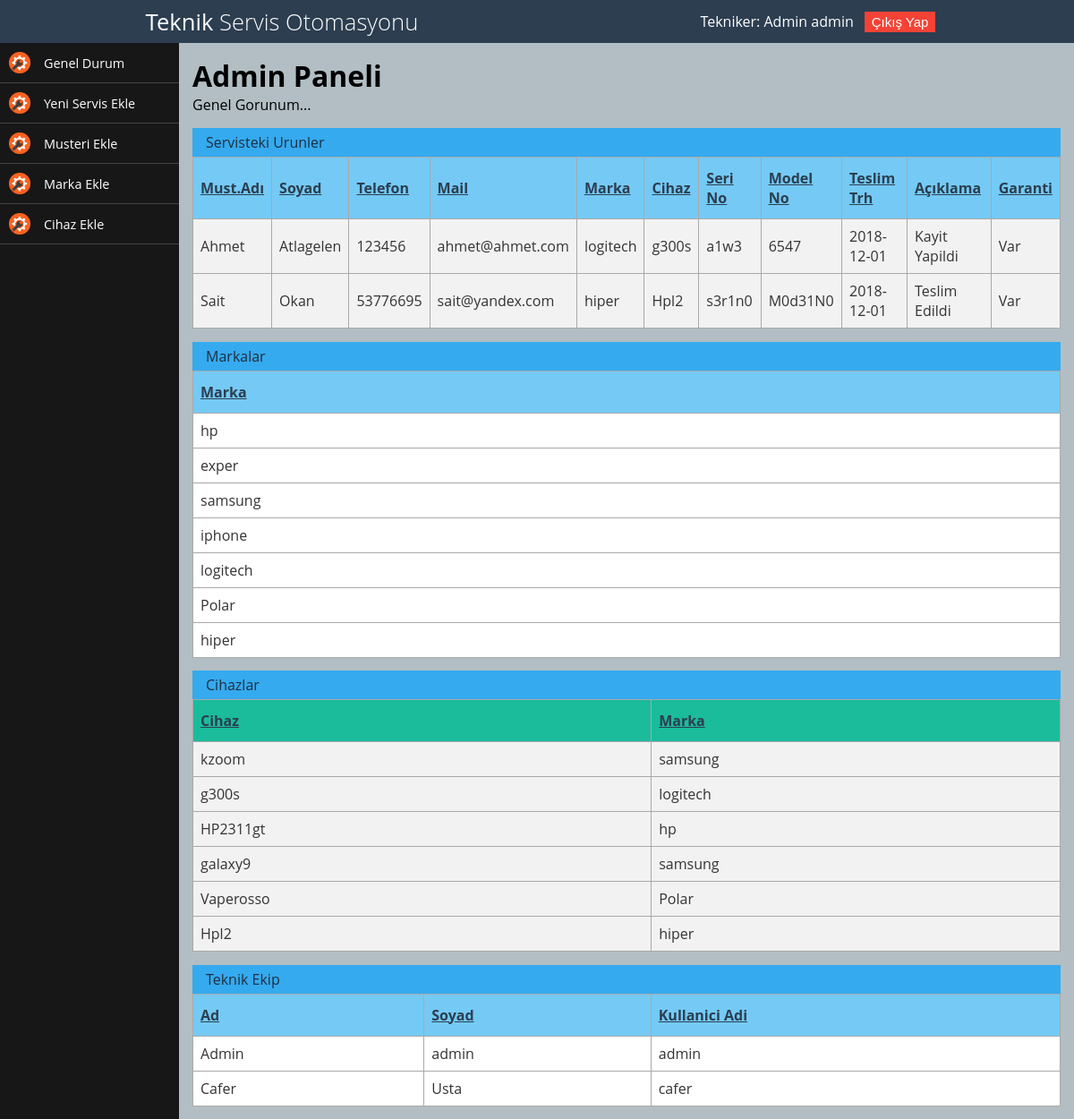
The app's page /panel/teknikerpanel.php (signed in) with its own data.
### tables this page shows
CREATE TABLE `servis` (
  `id` int(11) NOT NULL,
  `musteriid` int(11) NOT NULL,
  `markaid` int(11) NOT NULL,
  `cihazid` int(11) NOT NULL,
  `yetkiliid` int(11) NOT NULL,
  `serino` varchar(50) NOT NULL,
  `modelno` varchar(50) NOT NULL,
  `teslimtarihi` date NOT NULL,
  `aciklama` varchar(50) NOT NULL,
  `garanti` tinyint(1) NOT NULL
);

CREATE TABLE `musteri` (
  `idmusteri` int(11) NOT NULL,
  `ad` varchar(50) NOT NULL,
  `soyad` varchar(50) NOT NULL,
  `telefon` int(20) NOT NULL,
  `mail` varchar(50) NOT NULL,
  `adres` varchar(150) NOT NULL
);

CREATE TABLE `marka` (
  `idmarka` int(11) NOT NULL,
  `markaadi` varchar(100) NOT NULL
);

CREATE TABLE `cihaz` (
  `idcihaz` int(11) NOT NULL,
  `cihazadi` varchar(50) NOT NULL,
  `markaid` int(11) NOT NULL
);

CREATE TABLE `yetkili` (
  `id` int(11) NOT NULL,
  `kadi` varchar(50) NOT NULL,
  `sifre` varchar(50) NOT NULL,
  `ad` varchar(50) NOT NULL,
  `soyad` varchar(50) NOT NULL
);

### panel/servis.php (the view, shortened to what this page needs)
<table id="servis">
        <tr >
            <th>Must.Adı</th>
            <th>Soyad</th>
            <th>Telefon</th>
            <th>Mail</th>
            <th>Marka</th>
            <th>Cihaz</th>
            <th>Seri No</th>
            <th>Model No</th>
            <th>Teslim Trh</th>
            <th>Açıklama</th>
            <th>Garanti</th>
        </tr>
    <?php
     require_once "../baglan.php";
            $liste = $conn->query(" SELECT * FROM servis INNER JOIN musteri ON musteri.idmusteri=servis.musteriid
                                    INNER JOIN cihaz ON servis.cihazid=cihaz.idcihaz
                                    INNER JOIN marka ON servis.markaid=marka.idmarka",PDO::FETCH_ASSOC);
                foreach ($liste as $row) {
                    echo "<tr>";
                    echo "<td>" . $row["ad"] . "</td>";
                    echo "<td>" . $row["soyad"] . "</td>";
                    echo "<td>" . $row["telefon"] . "</td>";
                    echo "<td>" . $row["mail"] . "</td>";
                    echo "<td>" . $row["markaadi"] . "</td>";
                    echo "<td>" . $row["cihazadi"] . "</td>";
                    echo "<td>" . $row["serino"] . "</td>";
                    echo "<td>" . $row["modelno"] . "</td>";
                    echo "<td>" . $row["teslimtarihi"] . "</td>";
                    echo "<td>" . $row["aciklama"] . "</td>";
                    if ($row["garanti"] == 1) {
                        echo "<td>" . "Var" . "</td>";
                    } else {
                        echo "<td>" . "Yok" . "</td>";
                    }
                    echo "<tr>";
                }
     ?>
</table>

### panel/teknikerpanel.php (shortened to what this page needs)
<?php
if(isset($_SESSION['uname'])){
?>
<!doctype html>
<html lang="en">
<head>
    <link rel="stylesheet" href="../css-js/tekniker.css">
</head>
<body>
<div id="header">
    <?php include "header.php"; ?>
</div>
<div id="container">
<?php include "sidebar.php"; ?>
    <div class="content">
        <?php include "maincontent.php"; ?>
    </div>
</div>
</body>
</html>
<?php
}
else{
    include "../yonlendirme.php";
    yonlendir('index.php');
}
?>

### panel/header.php
<div class="logo">
    <a href="#">Teknik <span>Servis Otomasyonu</span></a>
</div>
<div class="bilgiler">
    <span>  <?php echo "Tekniker: ". $_SESSION["ad"]." ".$_SESSION["soyad"]." " ; ?></span>
    <form action="cikis.php">
        <button id="cikisbtn" name="cikisbtn"> Çıkış Yap</button>
    </form>
</div>

### panel/sidebar.php
<div class="sidebar">
    <ul id="nav">
        <li  >
            <a href="teknikerpanel.php">   <img src="../img/menu.ico" width="24" height="24" > Genel Durum</a>
        </li>
        <li>
            <a href="servisekle.php"> <img src="../img/menu.ico" width="24" height="24" > Yeni Servis Ekle</a>
        </li>
        <li>
            <a href="musteriekle.php"> <img src="../img/menu.ico" width="24" height="24" > Musteri Ekle</a>
        </li>
        <li >
            <a href="markaekle.php"><img src="../img/menu.ico" width="24" height="24" >Marka Ekle</a>
        </li>
        <li>
            <a href="cihazekle.php"> <img src="../img/menu.ico" width="24" height="24" > Cihaz Ekle</a>
        </li>
    </ul>
</div>

### panel/maincontent.php (shortened to what this page needs)
<h1>Admin Paneli</h1>
<span>Genel Gorunum...</span>
<div id="box">
    <div class="box-top">Servisteki Urunler</div>
    <div class="box-panel">
        <?php include "servis.php"; ?>
    </div>
</div>
<div id="box">
    <div class="box-top">Markalar </div>
    <div class="box-panel">
        <?php include "marka.php"; ?>
    </div>
</div>
<div id="box">
    <div class="box-top">Cihazlar</div>
    <div class="box-panel">
        <?php include "cihaz.php"; ?>
    </div>
</div>
<div id="box">
    <div class="box-top">Teknik Ekip</div>
    <div class="box-panel">
        <?php include "ekip.php"; ?>
    </div>
</div>

### panel/marka.php (shortened to what this page needs)
<table id="marka">
    <tr >
        <th>Marka</th>
    </tr>
    <?php
    require_once "../baglan.php";
    $liste = $conn->query(" SELECT * FROM marka ", PDO::FETCH_ASSOC);
    foreach ($liste as $row) {
        echo "<tr>";
        echo "<td>" . $row["markaadi"] . "</td>";
        echo "<tr>";
    }
    ?>
</table>

### panel/cihaz.php (shortened to what this page needs)
<table id="cihaz">
    <tr >
        <th>Cihaz</th>
        <th>Marka</th>
    </tr>
    <?php
    require_once "../baglan.php";
    $liste = $conn->query(" SELECT * FROM cihaz INNER JOIN marka on cihaz.markaid=marka.idmarka", PDO::FETCH_ASSOC);
    foreach ($liste as $row) {
        echo "<tr>";
        echo "<td>" . $row["cihazadi"] . "</td>";
        echo "<td>" . $row["markaadi"] . "</td>";
        echo "<tr>";
    }
    ?>
</table>

### panel/ekip.php (shortened to what this page needs)
<table id="ekip">
    <tr >
        <th>Ad</th>
        <th>Soyad</th>
        <th>Kullanici Adi</th>
    </tr>
    <?php
    require_once "../baglan.php";
    $liste = $conn->query(" SELECT * FROM yetkili ", PDO::FETCH_ASSOC);
    foreach ($liste as $row) {
        echo "<tr>";
        echo "<td>" . $row["ad"] . "</td>";
        echo "<td>" . $row["soyad"] . "</td>";
        echo "<td>" . $row["kadi"] . "</td>";
        echo "<tr>";
    }
    ?>
</table>

### css-js/tekniker.css (style rules this page uses)
* { margin: 0; padding: 0; box-sizing: border-box; }
html,body { font-family: 'Open Sans'; height: 100%; background: #171717; }
a { text-decoration: none; }
div#header { display: flex; justify-content: space-around; align-items: center; width: 100%; height: 6%; background-color: #2c3e50; margin: 0 auto; }
.bilgiler { color: #ffffff; display: flex; align-items: baseline; }
.bilgiler span { padding: 0px 10px; }
.bilgiler button { background-color: #f44336; border: none; color: white; padding: 3px 8px; text-align: center; text-decoration: none; display: inline-block; font-size: 15px; margin: 4px 2px; cursor: pointer; }
.logo { float: left; margin-top: .2ex; margin-left: 10px; }
.logo a { font-size: 1.6em; color: #fff; }
.logo a span { font-weight: 300; }
div#container { height: 92%; width: 100%; margin: 0 auto; }
.sidebar { width: 200px; height: 100%; background: #171717; float: left; }
ul#nav li { list-style: none; height:10px; }
ul#nav li a { color: white; display: flex; align-items:center; padding: 10px; font-size: 0.9em; width:100%; float: left; border-bottom: 1px solid #444; }
ul#nav li a img { margin-right: 15px; }
.content { width: auto; height: auto; background: #b2bec3; margin-left: 200px; padding: 15px; }
div#box { margin-top: 15px; }
div#box .box-top { color: #202e40; background: #35aaef; padding: 5px 5px 5px 15px; }
div#box .box-panel { background: #fff; color: #333; }

### records on screen
servis: musteriid.ad "Ahmet", musteriid.soyad "Atlagelen", musteriid.telefon "123456", musteriid.mail "ahmet@ahmet.com", markaid.markaadi "logitech", cihazid.cihazadi "g300s", serino "a1w3", modelno "6547", teslimtarihi "2018-12-01", aciklama "Kayit Yapildi", garanti "Var"
servis: musteriid.ad "Sait", musteriid.soyad "Okan", musteriid.telefon "53776695", musteriid.mail "sait@yandex.com", markaid.markaadi "hiper", cihazid.cihazadi "Hpl2", serino "s3r1n0", modelno "M0d31N0", teslimtarihi "2018-12-01", aciklama "Teslim Edildi", garanti "Var"
marka: markaadi "hp"
marka: markaadi "exper"
marka: markaadi "samsung"
marka: markaadi "iphone"
marka: markaadi "logitech"
marka: markaadi "Polar"
marka: markaadi "hiper"
cihaz: cihazadi "kzoom", markaid.markaadi "samsung"
cihaz: cihazadi "g300s", markaid.markaadi "logitech"
cihaz: cihazadi "HP2311gt", markaid.markaadi "hp"
cihaz: cihazadi "galaxy9", markaid.markaadi "samsung"
cihaz: cihazadi "Vaperosso", markaid.markaadi "Polar"
cihaz: cihazadi "Hpl2", markaid.markaadi "hiper"
yetkili: ad "Admin", soyad "admin", kadi "admin"
yetkili: ad "Cafer", soyad "Usta", kadi "cafer"

### other values on screen
$_SESSION["ad"] "Admin"
$_SESSION["soyad"] "admin"
